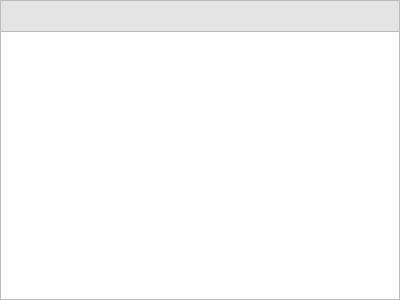
<?xml version="1.0" encoding="UTF-8"?>
<ui version="4.0">
 <class>udg::QDiagnosisTestsResultsItemBase</class>
 <widget class="QWidget" name="udg::QDiagnosisTestsResultsItemBase">
  <property name="geometry">
   <rect>
    <x>0</x>
    <y>0</y>
    <width>400</width>
    <height>300</height>
   </rect>
  </property>
  <layout class="QVBoxLayout" name="verticalLayout">
   <property name="spacing">
    <number>0</number>
   </property>
   <property name="leftMargin">
    <number>0</number>
   </property>
   <property name="topMargin">
    <number>0</number>
   </property>
   <property name="rightMargin">
    <number>0</number>
   </property>
   <property name="bottomMargin">
    <number>0</number>
   </property>
   <item>
    <widget class="QPushButton" name="m_titlePushButton">
     <property name="cursor">
      <cursorShape>PointingHandCursor</cursorShape>
     </property>
     <property name="styleSheet">
      <string notr="true">QPushButton {
  background-color: #e4e4e4;
  border: 1px solid #bbbbbb;
  padding: 8px;
  text-align: left;
  font-weight: bold;
}

QPushButton:checked {
  border-bottom: none;
}</string>
     </property>
     <property name="checkable">
      <bool>true</bool>
     </property>
    </widget>
   </item>
   <item>
    <widget class="QFrame" name="m_contentFrame">
     <property name="styleSheet">
      <string notr="true">QFrame {
  background-color: white;
  border: 1px solid #bbbbbb;
  border-top: none;
}

QLabel {
  border: reset;
}</string>
     </property>
     <layout class="QGridLayout" name="m_contentGridLayout"/>
    </widget>
   </item>
  </layout>
 </widget>
 <resources/>
 <connections/>
</ui>
